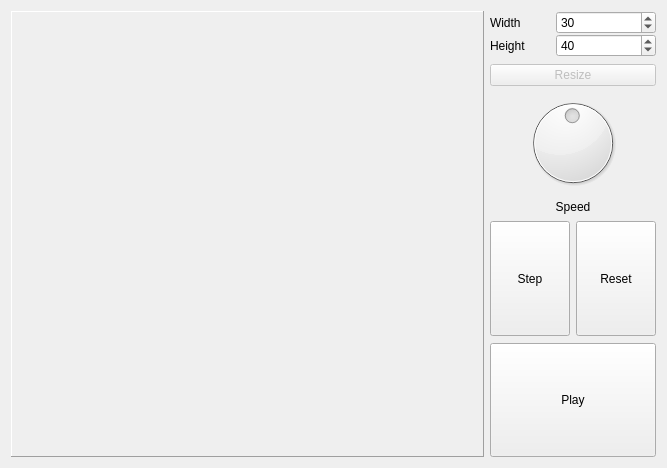
<?xml version="1.0" encoding="UTF-8"?>
<ui version="4.0">
 <class>Window</class>
 <widget class="QWidget" name="Window">
  <property name="geometry">
   <rect>
    <x>0</x>
    <y>0</y>
    <width>667</width>
    <height>468</height>
   </rect>
  </property>
  <property name="windowTitle">
   <string>Game of Life</string>
  </property>
  <layout class="QHBoxLayout" name="horizontalLayout" stretch="1,0">
   <item>
    <widget class="QFrame" name="frame">
     <property name="frameShape">
      <enum>QFrame::Shape::Panel</enum>
     </property>
     <property name="frameShadow">
      <enum>QFrame::Shadow::Raised</enum>
     </property>
     <layout class="QHBoxLayout" name="horizontalLayout_2">
      <item>
       <widget class="Field" name="field" native="true">
        <property name="autoFillBackground">
         <bool>false</bool>
        </property>
       </widget>
      </item>
     </layout>
    </widget>
   </item>
   <item>
    <layout class="QGridLayout" name="gridLayout" rowstretch="0,0,0,0,0,0,0">
     <property name="verticalSpacing">
      <number>7</number>
     </property>
     <item row="5" column="1">
      <widget class="QPushButton" name="pushButtonReset">
       <property name="sizePolicy">
        <sizepolicy hsizetype="Minimum" vsizetype="Expanding">
         <horstretch>0</horstretch>
         <verstretch>0</verstretch>
        </sizepolicy>
       </property>
       <property name="text">
        <string>Reset</string>
       </property>
      </widget>
     </item>
     <item row="5" column="0">
      <widget class="QPushButton" name="pushButtonStep">
       <property name="enabled">
        <bool>true</bool>
       </property>
       <property name="sizePolicy">
        <sizepolicy hsizetype="Expanding" vsizetype="Expanding">
         <horstretch>0</horstretch>
         <verstretch>0</verstretch>
        </sizepolicy>
       </property>
       <property name="text">
        <string>Step</string>
       </property>
      </widget>
     </item>
     <item row="2" column="0" colspan="2">
      <widget class="QPushButton" name="pushButtonResize">
       <property name="enabled">
        <bool>false</bool>
       </property>
       <property name="text">
        <string>Resize</string>
       </property>
      </widget>
     </item>
     <item row="0" column="0" colspan="2">
      <layout class="QGridLayout" name="gridLayout_2" columnstretch="4,6" columnminimumwidth="0,0">
       <item row="0" column="0">
        <widget class="QLabel" name="label_2">
         <property name="sizePolicy">
          <sizepolicy hsizetype="Preferred" vsizetype="Preferred">
           <horstretch>0</horstretch>
           <verstretch>0</verstretch>
          </sizepolicy>
         </property>
         <property name="text">
          <string>Width</string>
         </property>
        </widget>
       </item>
       <item row="0" column="1">
        <widget class="QSpinBox" name="spinBox_X">
         <property name="sizePolicy">
          <sizepolicy hsizetype="Expanding" vsizetype="Fixed">
           <horstretch>0</horstretch>
           <verstretch>0</verstretch>
          </sizepolicy>
         </property>
         <property name="minimum">
          <number>3</number>
         </property>
         <property name="maximum">
          <number>500</number>
         </property>
         <property name="value">
          <number>30</number>
         </property>
        </widget>
       </item>
       <item row="1" column="0">
        <widget class="QLabel" name="label_3">
         <property name="text">
          <string>Height</string>
         </property>
        </widget>
       </item>
       <item row="1" column="1">
        <widget class="QSpinBox" name="spinBox_Y">
         <property name="sizePolicy">
          <sizepolicy hsizetype="Expanding" vsizetype="Fixed">
           <horstretch>0</horstretch>
           <verstretch>0</verstretch>
          </sizepolicy>
         </property>
         <property name="layoutDirection">
          <enum>Qt::LayoutDirection::LeftToRight</enum>
         </property>
         <property name="minimum">
          <number>3</number>
         </property>
         <property name="maximum">
          <number>500</number>
         </property>
         <property name="value">
          <number>40</number>
         </property>
        </widget>
       </item>
      </layout>
     </item>
     <item row="3" column="0" colspan="2">
      <widget class="QDial" name="dial">
       <property name="accessibleName">
        <string/>
       </property>
       <property name="minimum">
        <number>1</number>
       </property>
       <property name="maximum">
        <number>100</number>
       </property>
       <property name="value">
        <number>50</number>
       </property>
       <property name="tracking">
        <bool>false</bool>
       </property>
       <property name="notchesVisible">
        <bool>false</bool>
       </property>
      </widget>
     </item>
     <item row="6" column="0" colspan="2">
      <widget class="QPushButton" name="pushButtonPlay">
       <property name="sizePolicy">
        <sizepolicy hsizetype="Minimum" vsizetype="Expanding">
         <horstretch>0</horstretch>
         <verstretch>0</verstretch>
        </sizepolicy>
       </property>
       <property name="text">
        <string>Play</string>
       </property>
      </widget>
     </item>
     <item row="4" column="0" colspan="2">
      <widget class="QLabel" name="label">
       <property name="text">
        <string>Speed</string>
       </property>
       <property name="alignment">
        <set>Qt::AlignmentFlag::AlignCenter</set>
       </property>
      </widget>
     </item>
    </layout>
   </item>
  </layout>
 </widget>
 <customwidgets>
  <customwidget>
   <class>Field</class>
   <extends>QWidget</extends>
   <header>field.h</header>
   <container>1</container>
  </customwidget>
 </customwidgets>
 <resources/>
 <connections/>
</ui>
